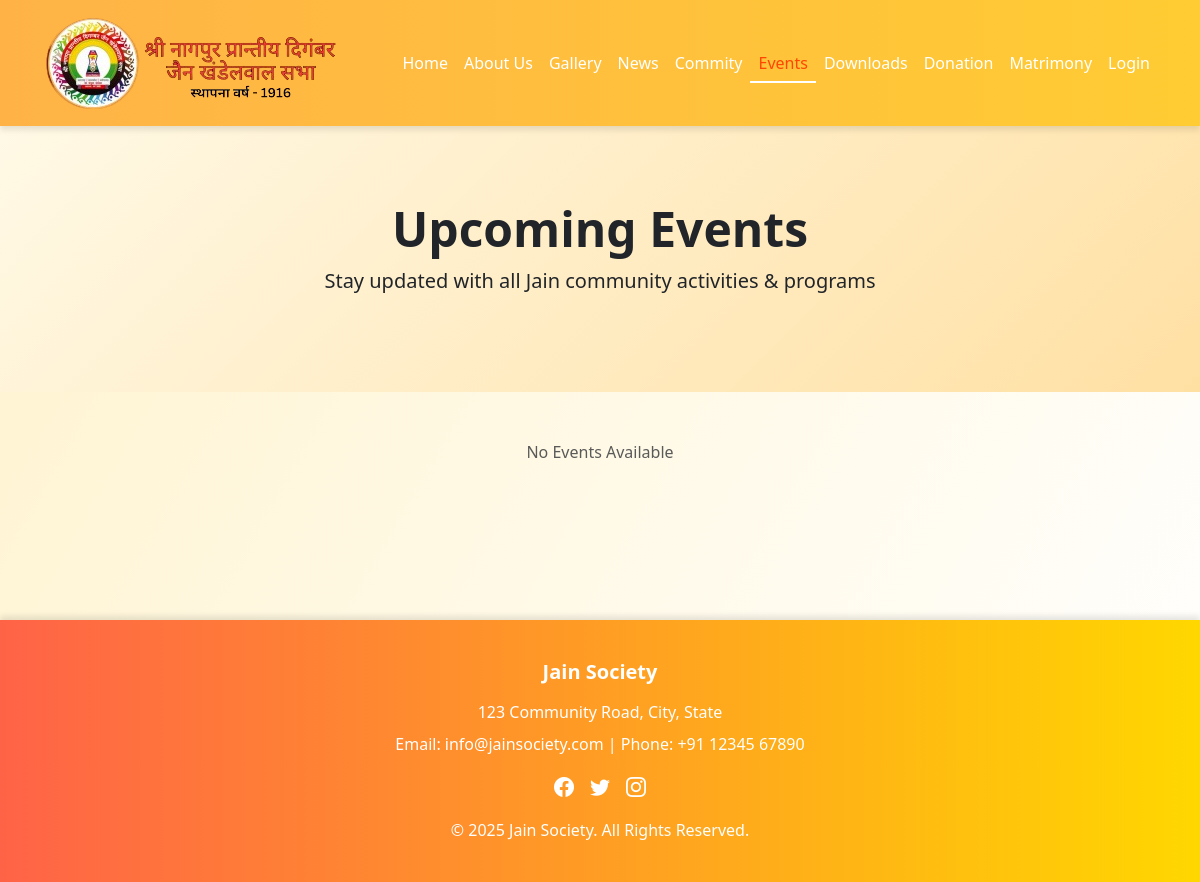
/showEvents.php, run on an earlier commit of the app's database.
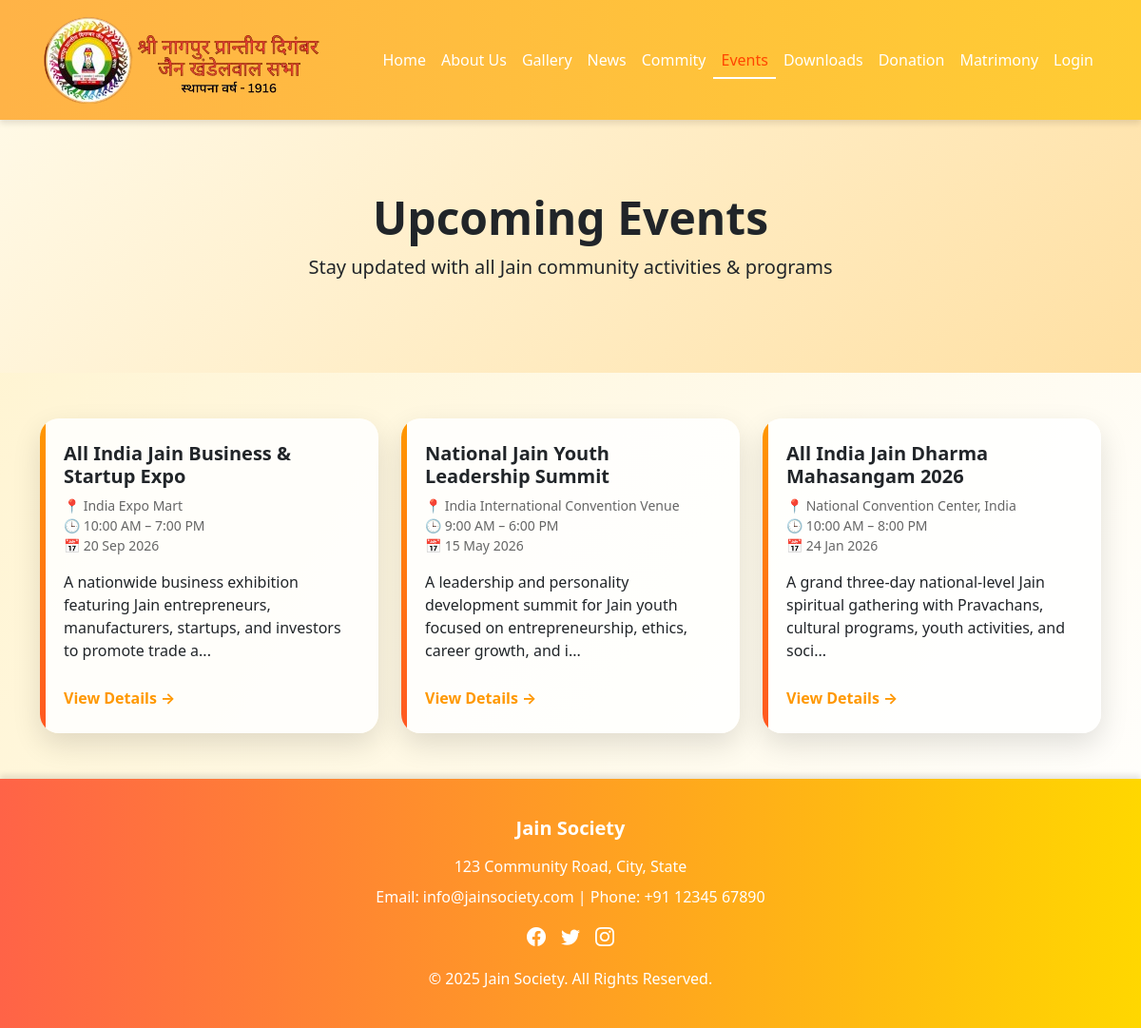
And on a later commit of the database.
### tables this page shows
CREATE TABLE IF NOT EXISTS `sens_events` (
  `event_id` int NOT NULL AUTO_INCREMENT,
  `title` varchar(255) DEFAULT NULL,
  `description` text,
  `event_date` date DEFAULT NULL,
  `created_at` timestamp NULL DEFAULT CURRENT_TIMESTAMP,
  `event_time` text NOT NULL,
  `event_location` text NOT NULL,
  `event_status` varchar(50) NOT NULL,
  `event_img` text NOT NULL,
  `toshow_type` enum('all','zone','city','member') DEFAULT 'all',
  `toshow_id` int DEFAULT NULL,
  `created_by` varchar(100) DEFAULT NULL,
  PRIMARY KEY (`event_id`)
);

### showEvents.php (the view, shortened to what this page needs)
<?php
include("header.php");
include("connectdb.php");
$isLoggedIn = false;
$myZone = 0;
$myCity = 0;
$member_id = 0;
if($isLoggedIn){
    $eventQuery = mysqli_query($con,"
        SELECT * FROM sens_events
        WHERE event_status='upcoming'
        AND (
            toshow_type='all' OR
            (toshow_type='zone' AND toshow_id='$myZone') OR
            (toshow_type='city' AND toshow_id='$myCity') OR
            (toshow_type='member' AND toshow_id='$member_id')
        )
        ORDER BY event_id
    ");
}else{
    $eventQuery = mysqli_query($con,"
        SELECT * FROM sens_events
        WHERE event_status='upcoming'
        AND toshow_type='all'
        ORDER BY event_id DESC
    ");
}
?>
<main>
    <section class="events-hero">
    <div class="container">
        <h1 class="fw-bold display-5">Upcoming Events</h1>
        <p class="lead">Stay updated with all Jain community activities & programs</p>
    </div>
</section>
<div class="container my-5">
    <div class="row g-4">
    <?php if(mysqli_num_rows($eventQuery) > 0){
        while($event = mysqli_fetch_assoc($eventQuery)){ ?>
        <div class="col-md-4">
            <div class="event-card  animate__animated animate__fadeInUp">
                <h5 class="event-title"><?= $event['title'] ?></h5>
                <p class="event-meta mt-2">
                    📍 <?= $event['event_location'] ?><br>
                    🕒 <?= $event['event_time'] ?><br>
                    📅 <?= date("d M Y", strtotime($event['event_date'])) ?>
                </p>
                <p class="mt-2">
                    <?= substr($event['description'], 0, 120) ?>...
                </p>
                <a href="javascript:void(0)"
                   class="event-btn"
                    onclick='openEventModal(
                                   <?= json_encode($event["title"]) ?>,
                                   <?= json_encode($event["description"]) ?>,
                                   <?= json_encode($event["event_date"]) ?>,
                                   <?= json_encode($event["event_time"]) ?>,
                                   <?= json_encode($event["event_location"]) ?>
                               )'>
                   View Details
                </a>
            </div>
        </div>
    <?php }}else{ ?>
        <div class="col-12 text-center">
            <p class="text-muted">No Events Available</p>
        </div>
    <?php } ?>
    </div>
</div>
</main>
<?php
include("footer.php");
?>

### header.php (shortened to what this page needs)
<?php
$currentPage = basename($_SERVER['PHP_SELF']);
?>
<!DOCTYPE html>
<html lang="en">
<head>
    <link href="https://cdn.jsdelivr.net/npm/bootstrap@5.3.2/dist/css/bootstrap.min.css" rel="stylesheet">
    <link href="https://cdn.jsdelivr.net/npm/bootstrap-icons@1.10.5/font/bootstrap-icons.css" rel="stylesheet">
    <link href="https://cdnjs.cloudflare.com/ajax/libs/animate.css/4.1.1/animate.min.css" rel="stylesheet">
    <link rel="stylesheet" href="dataTables.dataTables.min.css">
    <link rel="stylesheet" href="style.css">
</head>
<body>
<nav class="navbar navbar-expand-lg navbar-light fixed-top"
     style="background: linear-gradient(90deg, #FFB347, #FFCC33); box-shadow: 0 4px 6px rgba(0,0,0,0.1);">
  <div class="container">
    <a class="navbar-brand fw-bold text-white" href="index.php">
      <img src="upload/logo2.png" alt="" style="width:300px;" >
    </a>
    <div class="collapse navbar-collapse" id="navbarNav">
      <ul class="navbar-nav ms-auto">
      <li class="nav-item">
  <a class="nav-link text-white <?= ($currentPage == 'index.php') ? 'active-link' : '' ?>" href="index.php">Home</a>
</li>
     <li class="nav-item">
  <a class="nav-link text-white <?= ($currentPage == 'about.php') ? 'active-link' : '' ?>" href="about.php">About Us</a>
</li>
<li class="nav-item">
  <a class="nav-link text-white <?= ($currentPage == 'showGallery.php') ? 'active-link' : '' ?>" href="showGallery.php">Gallery</a>
</li>
<li class="nav-item">
  <a class="nav-link text-white <?= ($currentPage == 'showNews.php') ? 'active-link' : '' ?>" href="showNews.php">News</a>
</li>
<li class="nav-item">
  <a class="nav-link text-white <?= ($currentPage == 'showCommity.php') ? 'active-link' : '' ?>" href="showCommity.php">Commity</a>
</li>
<li class="nav-item">
  <a class="nav-link text-white <?= ($currentPage == 'showEvents.php') ? 'active-link' : '' ?>" href="showEvents.php">Events</a>
</li>
<li class="nav-item">
  <a class="nav-link text-white <?= ($currentPage == 'showDownloads.php') ? 'active-link' : '' ?>" href="showDownloads.php">Downloads</a>
</li>
<li class="nav-item">
  <a class="nav-link text-white <?= ($currentPage == 'showDonate.php') ? 'active-link' : '' ?>" href="showDonate.php">Donation</a>
</li>
        <li class="nav-item"><a class="nav-link text-white" href="https://www.matrimonysoftware.in">Matrimony</a></li>
<?php if(isset($_SESSION["uname"]) && $_SESSION["utype"] == "user"){ ?>
    <li class="nav-item">
      <a class="nav-link text-white <?= ($currentPage == 'userPage.php') ? 'active-link' : '' ?>" href="userPage.php">
        Dashboard
      </a>
    </li>
<?php } else { ?>
    <li class="nav-item">
      <a class="nav-link text-white <?= ($currentPage == 'login.php') ? 'active-link' : '' ?>" href="login.php">
        Login
      </a>
    </li>
<?php } ?>
      </ul>
    </div>
  </div>
</nav>

### footer.php (shortened to what this page needs)
<footer class="text-white" style="background: linear-gradient(90deg, #FF6347, #FFD700); padding: 40px 0; box-shadow: 0 -4px 6px rgba(0,0,0,0.1);">
  <div class="container text-center">
    <h5 class="mb-3 fw-bold">Jain Society</h5>
    <p class="mb-2">123 Community Road, City, State</p>
    <p class="mb-2">Email: info@jainsociety.com | Phone: +91 12345 67890</p>
    <div class="d-flex justify-content-center gap-3 mt-3">
      <a href="#" class="text-white fs-5"><i class="bi bi-facebook"></i></a>
      <a href="#" class="text-white fs-5"><i class="bi bi-twitter"></i></a>
      <a href="#" class="text-white fs-5"><i class="bi bi-instagram"></i></a>
    </div>
    <p class="mt-3 mb-0">&copy; 2025 Jain Society. All Rights Reserved.</p>
  </div>
</footer>
</body>
</html>

### style.css (style rules this page uses)
main { min-height: 500px; margin-top: 120px; }
body { background-color: #fff9e6; }
a { text-decoration: none; }
.navbar-nav .nav-link { position: relative; transition: 0.3s; color: black; }
.navbar-nav .nav-link::after { content: ""; position: absolute; width: 0; height: 2px; left: 0; bottom: 0; background-color: #fff; transition: 0.3s; }
.navbar-nav .nav-link.active-link::after { width: 100%; }
.navbar-nav .nav-link.active-link { color: #FF4500 !important; }
:root { --orange:#ff9800; --yellow:#ffc107; --cream:#fff3cd; --red:#dc3545; --green:#198754; }
body { background: linear-gradient(120deg, var(--cream), #fff); }
.event-card { border-radius: 18px; box-shadow: 0 10px 35px rgba(0,0,0,0.1); overflow: hidden; }

### header.php (style rules this page uses)
html, body { max-width: 100%; overflow-x: hidden !important; }

### showEvents.php (style rules this page uses)
.events-hero { background: linear-gradient(135deg, #fff9e6, #ffe0a3); padding: 80px 0; text-align: center; }
.event-card { background: rgba(255,255,255,0.85); border-radius: 20px; padding: 25px; box-shadow: 0 12px 30px rgba(0,0,0,0.12); transition: all 0.45s ease; height: 100%; position: relative; overflow: hidden; }
.event-card::before { content: ""; position: absolute; left: 0; top: 0; height: 100%; width: 6px; background: linear-gradient(to bottom, #ff9800, #ff5722); }
.event-title { font-size: 20px; font-weight: bold; transition: 0.3s; }
.event-meta { font-size: 14px; color: #666; }
.event-btn { display: inline-block; margin-top: 10px; font-weight: bold; color: #ff9800; text-decoration: none; transition: 0.35s; }
.event-btn::after { content: " →"; transition: 0.35s; }

What changed in the data, as far as the page shows it:
added sens_events: title "All India Jain Business & Startup Expo", event_location "India Expo Mart", event_time "10:00 AM – 7:00 PM", event_date "20 Sep 2026", description "A nationwide business exhibition featuring Jain entrepreneurs, manufacturers, startups, and investors to promote trade a"
added sens_events: title "National Jain Youth Leadership Summit", event_location "India International Convention Venue", event_time "9:00 AM – 6:00 PM", event_date "15 May 2026", description "A leadership and personality development summit for Jain youth focused on entrepreneurship, ethics, career growth, and i"
added sens_events: title "All India Jain Dharma Mahasangam 2026", event_location "National Convention Center, India", event_time "10:00 AM – 8:00 PM", event_date "24 Jan 2026", description "A grand three-day national-level Jain spiritual gathering with Pravachans, cultural programs, youth activities, and soci"
Also different on the page:
text no longer shown: "No Events Available"
